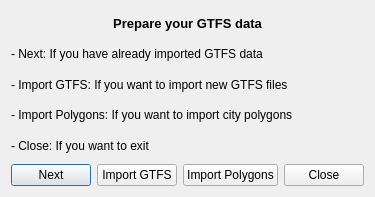
<?xml version="1.0" encoding="UTF-8"?>
<ui version="4.0">
 <class>route_trackingDialogBase</class>
 <widget class="QDialog" name="route_trackingDialogBase">
  <property name="geometry">
   <rect>
    <x>0</x>
    <y>0</y>
    <width>349</width>
    <height>197</height>
   </rect>
  </property>
  <property name="windowTitle">
   <string>Thesis_Plugin</string>
  </property>
  <layout class="QGridLayout" name="gridLayout_2">
   <item row="0" column="0">
    <widget class="QLabel" name="label">
     <property name="text">
      <string>&lt;html&gt;&lt;head/&gt;&lt;body&gt;&lt;p align=&quot;center&quot;&gt;&lt;span style=&quot; font-size:10pt; font-weight:600;&quot;&gt;Prepare your GTFS data&lt;/span&gt;&lt;/p&gt;&lt;/body&gt;&lt;/html&gt;</string>
     </property>
    </widget>
   </item>
   <item row="1" column="0">
    <widget class="QLabel" name="label_2">
     <property name="text">
      <string>- Next: If you have already imported GTFS data</string>
     </property>
    </widget>
   </item>
   <item row="2" column="0">
    <widget class="QLabel" name="label_3">
     <property name="text">
      <string>- Import GTFS: If you want to import new GTFS files</string>
     </property>
    </widget>
   </item>
   <item row="3" column="0">
    <widget class="QLabel" name="label_5">
     <property name="text">
      <string>- Import Polygons: If you want to import city polygons</string>
     </property>
    </widget>
   </item>
   <item row="4" column="0">
    <widget class="QLabel" name="label_4">
     <property name="text">
      <string>- Close: If you want to exit</string>
     </property>
    </widget>
   </item>
   <item row="5" column="0">
    <layout class="QGridLayout" name="gridLayout">
     <item row="0" column="0">
      <widget class="QPushButton" name="forwardButton">
       <property name="text">
        <string>Next</string>
       </property>
      </widget>
     </item>
     <item row="0" column="1">
      <widget class="QPushButton" name="pushButton">
       <property name="text">
        <string>Import GTFS</string>
       </property>
      </widget>
     </item>
     <item row="0" column="2">
      <widget class="QPushButton" name="polygonButton">
       <property name="text">
        <string>Import Polygons</string>
       </property>
      </widget>
     </item>
     <item row="0" column="3">
      <widget class="QPushButton" name="closeButton">
       <property name="text">
        <string>Close</string>
       </property>
      </widget>
     </item>
    </layout>
   </item>
  </layout>
 </widget>
 <resources/>
 <connections/>
</ui>
